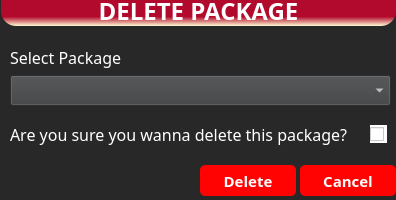
<?xml version="1.0" encoding="UTF-8"?>
<ui version="4.0">
 <class>deletePackage</class>
 <widget class="QDialog" name="deletePackage">
  <property name="geometry">
   <rect>
    <x>0</x>
    <y>0</y>
    <width>396</width>
    <height>200</height>
   </rect>
  </property>
  <property name="windowTitle">
   <string>Dialog</string>
  </property>
  <property name="styleSheet">
   <string notr="true">*{font-family:century gothic;
color:white;
}
#deletePackage{
background:#282828;
}
QLabel{
font-size:16px;
}
#head{
border-bottom-left-radius:15px;
border-bottom-right-radius:15px;
background: qlineargradient(x0: 1, y1: 1, x2: 0, y2: 0.7, stop: 0 #fffbd5, stop: 1 #b20a2c);
font-size:24px;
font-weight:bold;
}
QPushButton {
font-size:15px;
font-weight:bold;
border:none;
border-radius:5px;
background: #ff0303;
}
QCheckBox{
background:white;
}
QPushButton:hover {
background:#49ebff;
color:black;
}
QComboBox{
font-size:16px;
background:#3e3f40;
}

QComboBox QAbstractItemView {
font-size:16px;
background-color:#3e3f40;
color:white;
}</string>
  </property>
  <widget class="QPushButton" name="cancelButton">
   <property name="geometry">
    <rect>
     <x>300</x>
     <y>165</y>
     <width>96</width>
     <height>31</height>
    </rect>
   </property>
   <property name="text">
    <string>Cancel</string>
   </property>
  </widget>
  <widget class="QLabel" name="head">
   <property name="geometry">
    <rect>
     <x>1</x>
     <y>-5</y>
     <width>395</width>
     <height>31</height>
    </rect>
   </property>
   <property name="text">
    <string>DELETE PACKAGE</string>
   </property>
   <property name="alignment">
    <set>Qt::AlignCenter</set>
   </property>
  </widget>
  <widget class="QWidget" name="verticalLayoutWidget_3">
   <property name="geometry">
    <rect>
     <x>10</x>
     <y>45</y>
     <width>381</width>
     <height>61</height>
    </rect>
   </property>
   <layout class="QVBoxLayout" name="verticalLayout_3">
    <item>
     <widget class="QLabel" name="packageLabel">
      <property name="text">
       <string>Select Package</string>
      </property>
     </widget>
    </item>
    <item>
     <widget class="QComboBox" name="packageSelect">
      <property name="placeholderText">
       <string/>
      </property>
     </widget>
    </item>
   </layout>
  </widget>
  <widget class="QPushButton" name="deleteButton">
   <property name="geometry">
    <rect>
     <x>200</x>
     <y>165</y>
     <width>96</width>
     <height>31</height>
    </rect>
   </property>
   <property name="text">
    <string>Delete</string>
   </property>
  </widget>
  <widget class="QCheckBox" name="checkBox">
   <property name="geometry">
    <rect>
     <x>370</x>
     <y>125</y>
     <width>17</width>
     <height>18</height>
    </rect>
   </property>
   <property name="text">
    <string/>
   </property>
  </widget>
  <widget class="QLabel" name="confirmLabel">
   <property name="geometry">
    <rect>
     <x>10</x>
     <y>120</y>
     <width>361</width>
     <height>29</height>
    </rect>
   </property>
   <property name="text">
    <string>Are you sure you wanna delete this package?</string>
   </property>
  </widget>
 </widget>
 <resources/>
 <connections/>
</ui>
